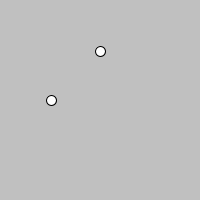
Frame 1 (no input)
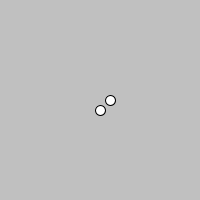
Frame 60 (the mouse pressed at the canvas centre just before this capture)
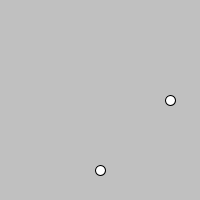
Frame 120 (the mouse held since frame 60 and released just before this capture)

The Processing sketch that drew these frames (run headless with seeded random() and noise(); from frame 60 on, the mouse is pressed at the canvas centre):

// Processing sketch: processing_119123
// ── processing_119123.pde

int diameter = 10;
int positionX = 50;
int Switch = 0;

void setup(){
  size(200,200);
}

void draw(){
  background(192);
  
  if(positionX >= width-diameter/2){
    Switch = 1;
  }
  if(positionX == diameter/2){
    Switch = 0;
  }
  if(Switch == 0){
    positionX++; //position = position + 1;
  }
else {
positionX--;
}
ellipse(positionX,100, diameter, diameter);
ellipse(100, positionX, diameter, diameter);
}
